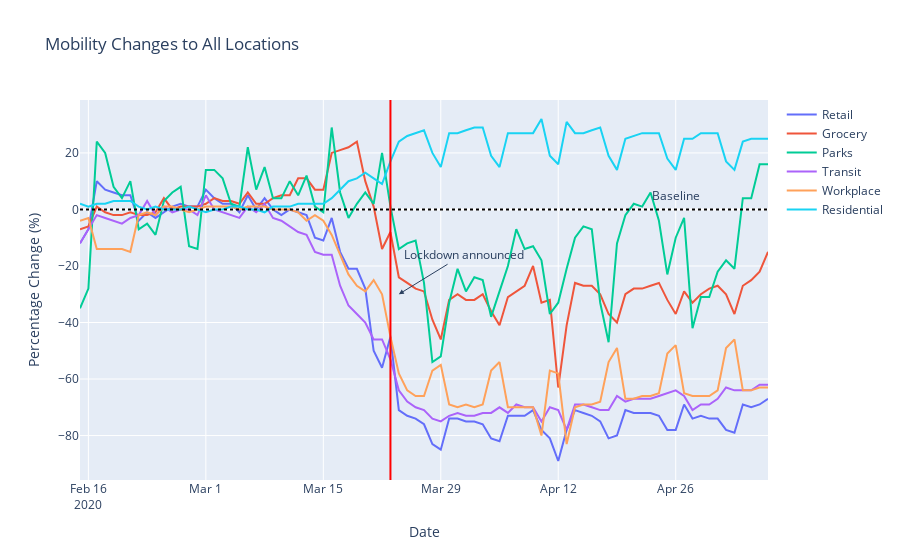

Source (notebook cell):
### Markdown cell above
We can take this a step further and compare this with other locations that we have available to us and see how things change then.

### Code cell
fig = go.Figure()
fig.add_trace(go.Scatter(x=community_data.index, y=community_data.retail, mode='lines', name='Retail'))
fig.add_trace(go.Scatter(x=community_data.index, y=community_data.grocery, mode='lines', name='Grocery'))
fig.add_trace(go.Scatter(x=community_data.index, y=community_data.parks, mode='lines', name='Parks'))
fig.add_trace(go.Scatter(x=community_data.index, y=community_data['transit-stations'], mode='lines', name='Transit'))
fig.add_trace(go.Scatter(x=community_data.index, y=community_data.workplace, mode='lines', name='Workplace'))
fig.add_trace(go.Scatter(x=community_data.index, y=community_data.residential, mode='lines', name='Residential'))
fig.update_layout(xaxis_title='Date', yaxis_title='Percentage Change (%)', 
                  title='Mobility Changes to All Locations')
fig.add_shape(dict(type = "line", y0 = 0, y1 = 1, yref = "paper",
            x0 = pandas.Timestamp('2020-03-23'), x1 = pandas.Timestamp('2020-03-23'), 
            line=dict(color="red", width=2)))
fig.add_shape(dict(type = "line", y0 = 0, y1 = 0,
            x0 = 0, x1 = 1, xref='paper', 
            line=dict(color="black", width=2, dash="dot")))
fig.add_annotation(x=pandas.Timestamp('2020-04-26'), y=5, xref="x", yref="y", text="Baseline", showarrow=False)
fig.add_annotation(x=pandas.Timestamp('2020-03-24'), y=-30, xref="x", yref="y", 
                   text="Lockdown announced", showarrow=True, ax=65, 
                  ay=-40, arrowhead=2, arrowsize=1)
fig.show()
